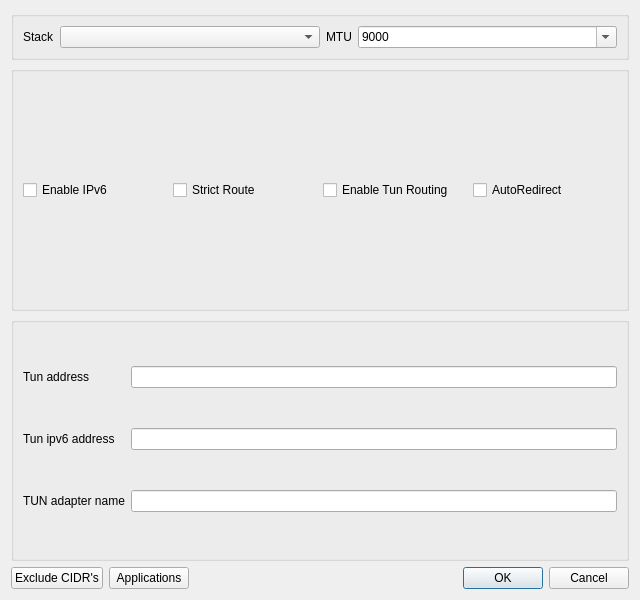
<?xml version="1.0" encoding="UTF-8"?>
<ui version="4.0">
 <class>DialogVPNSettings</class>
 <widget class="QDialog" name="DialogVPNSettings">
  <property name="geometry">
   <rect>
    <x>0</x>
    <y>0</y>
    <width>640</width>
    <height>600</height>
   </rect>
  </property>
  <property name="windowTitle">
   <string>Tun Settings</string>
  </property>
  <layout class="QVBoxLayout" name="verticalLayout">
   <item>
    <widget class="QGroupBox" name="groupBox">
     <property name="sizePolicy">
      <sizepolicy hsizetype="Preferred" vsizetype="Maximum">
       <horstretch>0</horstretch>
       <verstretch>0</verstretch>
      </sizepolicy>
     </property>
     <layout class="QHBoxLayout" name="horizontalLayout_5">
      <item>
       <widget class="QLabel" name="label_4">
        <property name="sizePolicy">
         <sizepolicy hsizetype="Maximum" vsizetype="Preferred">
          <horstretch>0</horstretch>
          <verstretch>0</verstretch>
         </sizepolicy>
        </property>
        <property name="text">
         <string>Stack</string>
        </property>
       </widget>
      </item>
      <item>
       <widget class="QComboBox" name="vpn_implementation">
        <property name="editable">
         <bool>false</bool>
        </property>
       </widget>
      </item>
      <item>
       <widget class="QLabel" name="label_10">
        <property name="sizePolicy">
         <sizepolicy hsizetype="Maximum" vsizetype="Preferred">
          <horstretch>0</horstretch>
          <verstretch>0</verstretch>
         </sizepolicy>
        </property>
        <property name="text">
         <string notr="true">MTU</string>
        </property>
       </widget>
      </item>
      <item>
       <widget class="QComboBox" name="vpn_mtu">
        <property name="editable">
         <bool>true</bool>
        </property>
        <item>
         <property name="text">
          <string notr="true">9000</string>
         </property>
        </item>
        <item>
         <property name="text">
          <string notr="true">1500</string>
         </property>
        </item>
       </widget>
      </item>
     </layout>
    </widget>
   </item>
   <item>
    <widget class="QGroupBox" name="horizontalGroupBox_2">
     <layout class="QHBoxLayout" name="horizontalLayout">
      <item>
       <widget class="QCheckBox" name="vpn_ipv6">
        <property name="text">
         <string>Enable IPv6</string>
        </property>
        <property name="tristate">
         <bool>false</bool>
        </property>
       </widget>
      </item>
      <item>
       <widget class="QCheckBox" name="strict_route">
        <property name="text">
         <string>Strict Route</string>
        </property>
       </widget>
      </item>
      <item>
       <widget class="QCheckBox" name="tun_routing">
        <property name="toolTip">
         <string>&lt;html&gt;&lt;head/&gt;&lt;body&gt;&lt;p&gt;When enabled, Direct IP CIDRs and rule sets will also be added to the Tun setting to be excluded at OS routing level. IMPORTANT: Large rule sets have been reported to cause massive CPU usage in windows, please enable this option with caution.&lt;/p&gt;&lt;/body&gt;&lt;/html&gt;</string>
        </property>
        <property name="text">
         <string>Enable Tun Routing</string>
        </property>
       </widget>
      </item>
      <item>
       <widget class="QCheckBox" name="auto_redirect">
        <property name="text">
         <string>AutoRedirect</string>
        </property>
       </widget>
      </item>
     </layout>
    </widget>
   </item>
   <item>
    <widget class="QGroupBox" name="groupBox_2">
     <property name="title">
      <string/>
     </property>
     <layout class="QGridLayout" name="gridLayout">
      <item row="1" column="0">
       <widget class="QLabel" name="label_2">
        <property name="text">
         <string>Tun address</string>
        </property>
       </widget>
      </item>
      <item row="1" column="1">
       <widget class="QLineEdit" name="tun_address"/>
      </item>
      <item row="2" column="0">
       <widget class="QLabel" name="label_3">
        <property name="text">
         <string>Tun ipv6 address</string>
        </property>
       </widget>
      </item>
      <item row="2" column="1">
       <widget class="QLineEdit" name="tun_address_6"/>
      </item>
      <item row="3" column="0">
       <widget class="QLabel" name="label_tun_name">
        <property name="text">
         <string>TUN adapter name</string>
        </property>
       </widget>
      </item>
      <item row="3" column="1">
       <widget class="QLineEdit" name="tun_name"/>
      </item>
     </layout>
    </widget>
   </item>
   <item>
    <layout class="QHBoxLayout" name="horizontalLayout_3">
     <item>
      <widget class="QPushButton" name="exclude_cidrs">
       <property name="text">
        <string>Exclude CIDR's</string>
       </property>
      </widget>
     </item>
     <item>
      <widget class="QPushButton" name="tun_applications">
       <property name="text">
        <string>Applications</string>
       </property>
      </widget>
     </item>
     <item>
      <widget class="QDialogButtonBox" name="buttonBox">
       <property name="standardButtons">
        <set>QDialogButtonBox::StandardButton::Cancel|QDialogButtonBox::StandardButton::Ok</set>
       </property>
      </widget>
     </item>
    </layout>
   </item>
  </layout>
 </widget>
 <tabstops>
  <tabstop>vpn_implementation</tabstop>
  <tabstop>vpn_mtu</tabstop>
  <tabstop>vpn_ipv6</tabstop>
  <tabstop>strict_route</tabstop>
  <tabstop>exclude_cidrs</tabstop>
 </tabstops>
 <resources/>
 <connections>
  <connection>
   <sender>buttonBox</sender>
   <signal>rejected()</signal>
   <receiver>DialogVPNSettings</receiver>
   <slot>reject()</slot>
   <hints>
    <hint type="sourcelabel">
     <x>399</x>
     <y>575</y>
    </hint>
    <hint type="destinationlabel">
     <x>399</x>
     <y>299</y>
    </hint>
   </hints>
  </connection>
  <connection>
   <sender>buttonBox</sender>
   <signal>accepted()</signal>
   <receiver>DialogVPNSettings</receiver>
   <slot>accept()</slot>
   <hints>
    <hint type="sourcelabel">
     <x>399</x>
     <y>575</y>
    </hint>
    <hint type="destinationlabel">
     <x>399</x>
     <y>299</y>
    </hint>
   </hints>
  </connection>
 </connections>
</ui>
